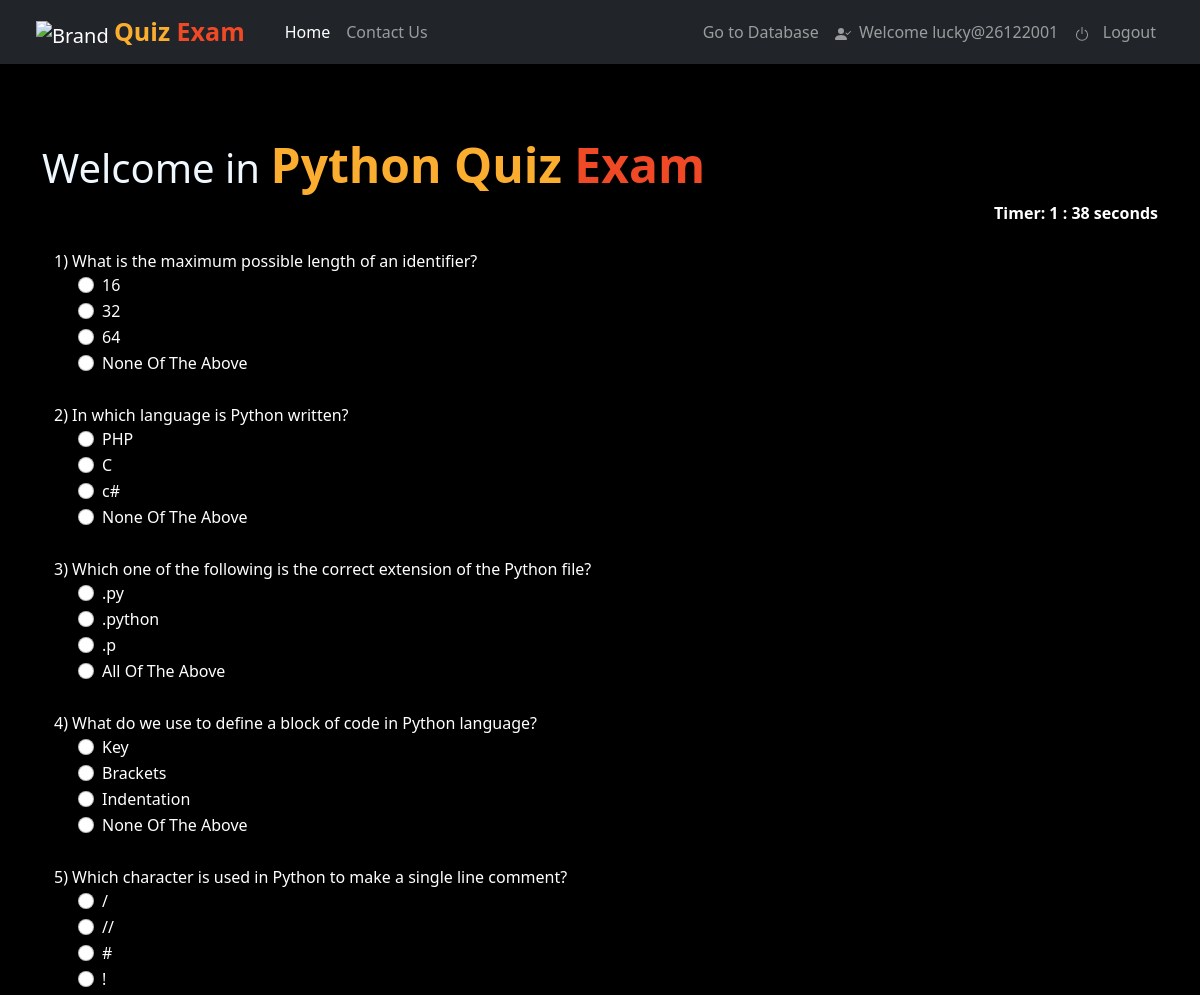
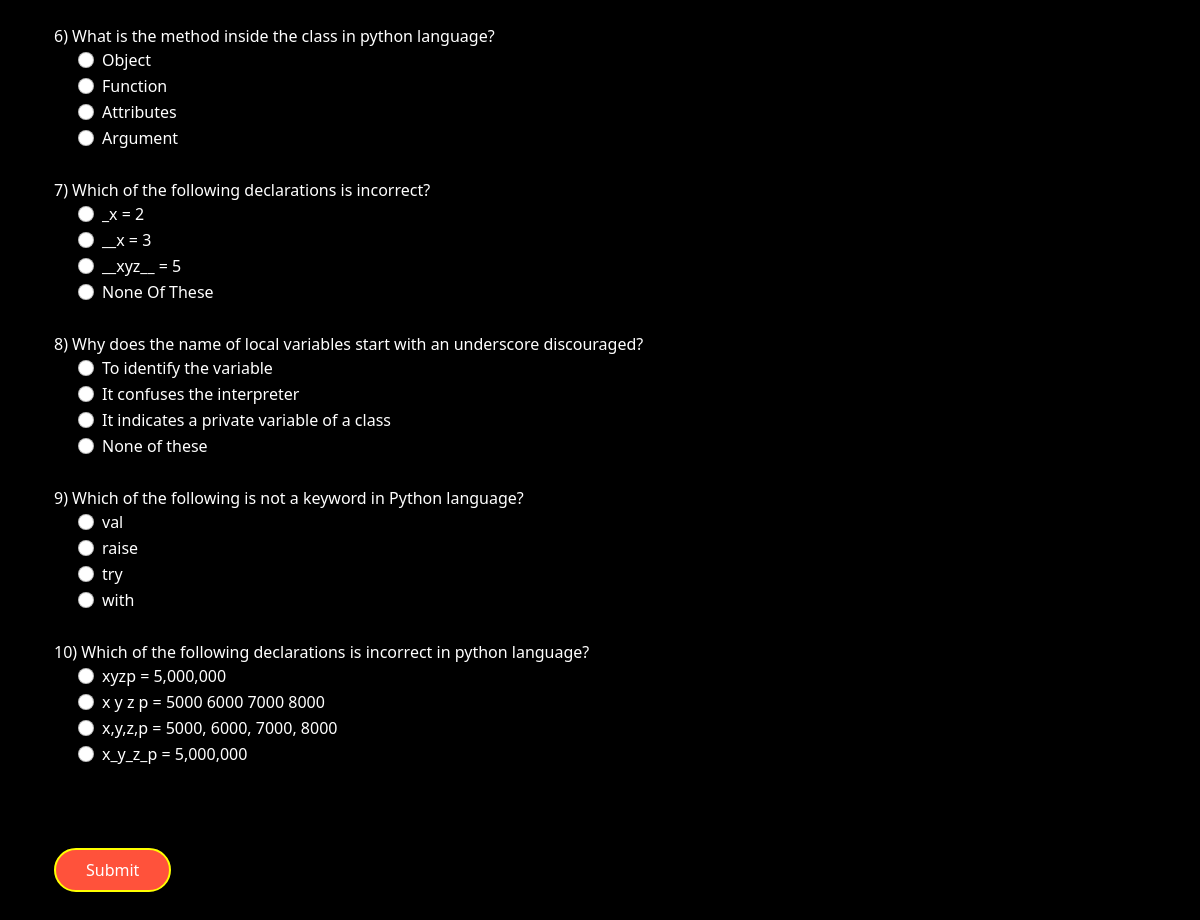
The page /home/ (signed in) on the database its author committed (2 pictures, top to bottom).
### user/models.py (models this page shows, shortened)
class QuesModel(models.Model):
    question = models.CharField(max_length=200,null=True)
    op1 = models.CharField(max_length=200,null=True)
    op2 = models.CharField(max_length=200,null=True)
    op3 = models.CharField(max_length=200,null=True)
    op4 = models.CharField(max_length=200,null=True)
    ans = models.CharField(max_length=200,null=True)

### user/views.py (the view)
# urls.py: 2. Add a URL to urlpatterns:  path('', views.home, name='home')
def home(request):
    if request.method == 'POST':
        username = request.session.get('username')
        print(username)
        userdatas=Userdata.objects.get(user=username)
        questions = QuesModel.objects.all()
        score = 0
        wrong = 0
        correct = 0
        total = 0
        i=0
        for q in questions:
            total += 1
            if q.ans == request.POST.get(q.question):
                score += 10
                correct += 1
            else:
                wrong += 1
        percent = score/(total*10) * 100
        userdatas.type="python"
        userdatas.correct=correct
        userdatas.wrong=wrong
        userdatas.total=total
        userdatas.percent=percent
        userdatas.save()
        context = {
            'score': score,
            'time': request.POST.get('timer'),
            'correct': correct,
            'wrong': wrong,
            'percent': percent,
            'total': total
        }
        return render(request, 'user/result.html', context)
    else:
        questions = QuesModel.objects.all()
        context = {
            'questions': questions
        }
        return render(request, 'user/home.html', context)

### user/templates/user/home.html (shortened to what this page needs)
{% load static %} {% load crispy_forms_tags %}
<!DOCTYPE html>
<html lang="en">
<head>
    <link href="https://cdn.jsdelivr.net/npm/bootstrap@5.1.3/dist/css/bootstrap.min.css" rel="stylesheet">
    <link href="https://maxcdn.bootstrapcdn.com/font-awesome/4.7.0/css/font-awesome.min.css" rel="stylesheet">
    <link rel="stylesheet" href="https://cdnjs.cloudflare.com/ajax/libs/font-awesome/4.7.0/css/font-awesome.min.css">
</head>
<body class="container-fluid hello" oncopy="return false" oncut="return false" onpaste="return false">
    <header class="row">
               <nav class="navbar navbar-expand-lg navbar-dark bg-dark">
            <div class="container-fluid">
                <a class="navbar-brand" href="/">
                    <img alt="Brand" src="https://upload.wikimedia.org/wikipedia/commons/a/aa/Guess_Quiz_Logo.png" width="40" height="40" class=" ">
                    <span class="head1">Quiz </span><span class="head2">Exam</span>
                </a>
              <div class="collapse navbar-collapse" id="navbarSupportedContent">
                <ul class="navbar-nav me-auto mb-2 mb-lg-0">
                  <li class="nav-item">
                    <a class="nav-link active" aria-current="page" href="/">Home</a>
                  </li>
                  <li class="nav-item"><a class="nav-link " href="{% url 'contact' %}">Contact Us</a></li>
                </ul>
                            <ul class="navbar-nav justify-content-end">
                                {% if user.is_superuser %}
                                <li class="nav-item"><a class="nav-link " href="/admin">Go to Database</a></li>
                                {% endif %}
                                {% if user.is_authenticated %}
                                <li class="nav-item"><a class="nav-link " href="{% url 'index' %}"> &nbsp;  Welcome {{user.username}}</a></li>
                                <li class="nav-item"><a class="nav-link " href="{% url 'logout' %}"><svg xmlns="http://www.w3.org/2000/svg" width="16" height="16" fill="currentColor" class="bi bi-power" viewBox="0 0 16 16">
                                    <path d="M7.5 1v7h1V1h-1z"/>
                                    <path d="M3 8.812a4.999 4.999 0 0 1 2.578-4.375l-.485-.874A6 6 0 1 0 11 3.616l-.501.865A5 5 0 1 1 3 8.812z"/>
                                  </svg> &nbsp; Logout</a></li>
                            {% endif %}
            </div>
          </nav>
    </header>
    <br/>
    <br>
    <br> {% if user.is_authenticated %}
    <div class="container " onmousedown="return false" onmouseup="return false" onselect="return false">
        <h1><span style="color: aliceblue;">Welcome in </span> <span class="head8"> Python Quiz </span> <span class="head9">Exam</span></h1>
        <div align="right " id="displaytimer" style="color: white;"><b>Timer: 0 seconds</b></div>
        <br>
        <form method='post' action='' name="form1" id="form1" class="container form">
            {% csrf_token %} {% for q in questions%}
            <div class="form-group">
                <label for="question">{{q.question}}</label>
            </div>
            <div class="form-check">
                <div class="form-check">
                    <input class="form-check-input" type="radio" name="{{q.question}}" id="gridRadios1" value="option1">
                    <label class="form-check-label" for="gridRadios1">
                    {{q.op1}}
                </label>
                </div>
                <div class="form-check">
                    <input class="form-check-input" type="radio" name="{{q.question}}" id="gridRadios2" value="option2">
                    <label class="form-check-label" for="gridRadios2">
                    {{q.op2}}
                </label>
                </div>
                <div class="form-check">
                    <input class="form-check-input" type="radio" name="{{q.question}}" id="gridRadios1" value="option3">
                    <label class="form-check-label" for="gridRadios1">
                    {{q.op3}}
                </label>
                </div>
                <div class="form-check">
                    <input class="form-check-input" type="radio" name="{{q.question}}" id="gridRadios2" value="option4">
                    <label class="form-check-label" for="gridRadios2">
                    {{q.op4}}
                </label>
                </div>
                <br>
            </div>
            {% endfor %}
            <br>
            <button type="submit" class="btn btn-primary form">Submit</button>
        </form>
        {% endif %}
    </div>

### user/templates/user/home.html (style rules this page uses)
.hello { background-color: black; }
.head8 { color: #FBAD30; font-size: 3rem; font-weight: bold; }
.head9 { color: #EF4926; font-size: 3rem; font-weight: bold; }
.head1 { color: #FBAD30; font-size: 25px; font-weight: bold; }
.head2 { color: #EF4926; font-size: 25px; font-weight: bold; }
.btn { padding: 8px 30px; margin: 30px 0; background-color: #ff523b; color: #fff; border: 2px solid yellow; border-radius: 30px; cursor: pointer; }
.form { color: white; }

### rows shown on the page
QuesModel: question "1) What is the maximum possible length of an identifier?", op1 "16", op2 "32", op3 "64", op4 "None Of The Above"
QuesModel: question "2) In which language is Python written?", op1 "PHP", op2 "C", op3 "c#", op4 "None Of The Above"
QuesModel: question "3) Which one of the following is the correct extension of the Python file?", op1 ".py", op2 ".python", op3 ".p", op4 "All Of The Above"
QuesModel: question "4) What do we use to define a block of code in Python language?", op1 "Key", op2 "Brackets", op3 "Indentation", op4 "None Of The Above"
QuesModel: question "5) Which character is used in Python to make a single line comment?", op1 "/", op2 "//", op3 "#", op4 "!"
QuesModel: question "6) What is the method inside the class in python language?", op1 "Object", op2 "Function", op3 "Attributes", op4 "Argument"
QuesModel: question "7) Which of the following declarations is incorrect?", op1 "_x = 2", op2 "__x = 3", op3 "__xyz__ = 5", op4 "None Of These"
QuesModel: question "8) Why does the name of local variables start with an underscore discouraged?", op1 "To identify the variable", op2 "It confuses the interpreter", op3 "It indicates a private variable of a class", op4 "None of these"
QuesModel: question "9) Which of the following is not a keyword in Python language?", op1 "val", op2 "raise", op3 "try", op4 "with"
QuesModel: question "10) Which of the following declarations is incorrect in python language?", op1 "xyzp = 5,000,000", op2 "x y z p = 5000 6000 7000 8000", op3 "x,y,z,p = 5000, 6000, 7000, 8000", op4 "x_y_z_p = 5,000,000"

### other values the page prints
{{ user.username }} "lucky@26122001"
